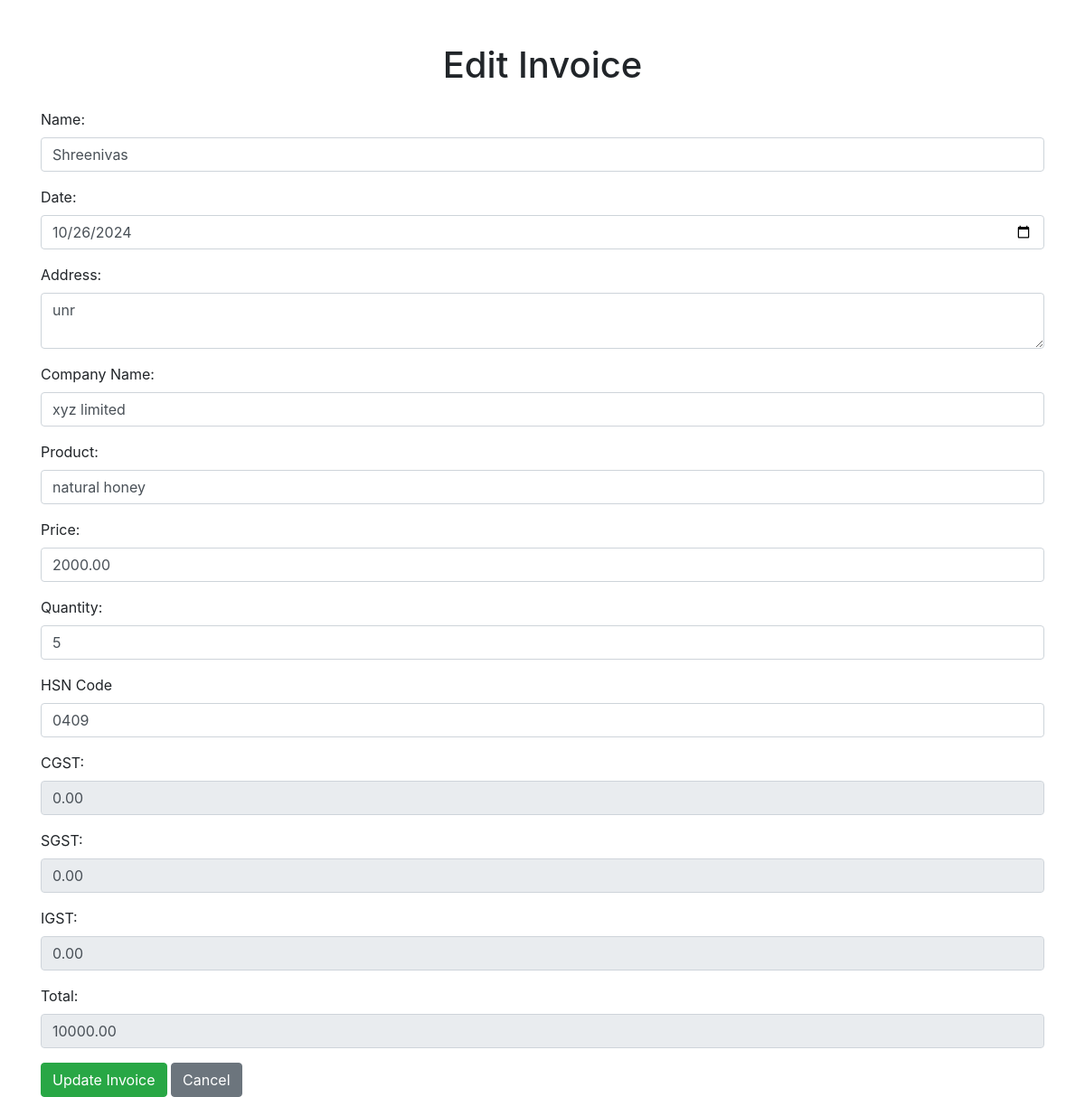
The page /public/edit_invoice.php?id=5 (signed in) on the database its author committed.
### tables this page shows
CREATE TABLE `tax_invoice` (
  `id` int(11) NOT NULL,
  `user_id` int(11) DEFAULT NULL,
  `name` varchar(100) DEFAULT NULL,
  `company_name` varchar(100) DEFAULT NULL,
  `address` text DEFAULT NULL,
  `state` varchar(100) DEFAULT NULL,
  `product_name` varchar(100) DEFAULT NULL,
  `price` decimal(10,2) DEFAULT NULL,
  `quantity` int(11) DEFAULT NULL,
  `gst_rate` decimal(5,2) DEFAULT NULL,
  `cgst` decimal(5,2) DEFAULT NULL,
  `sgst` decimal(5,2) DEFAULT NULL,
  `igst` decimal(5,2) DEFAULT NULL,
  `total` decimal(10,2) DEFAULT NULL,
  `date` date DEFAULT NULL,
  `hsn_code` varchar(100) DEFAULT NULL,
  `gstin` varchar(15) DEFAULT NULL
);

### public/edit_invoice.php (the view, shortened to what this page needs)
<?php
require "../config/database.php";
if (isset($_GET['id'])) {
    $invoice_id = $_GET['id'];
    $stmt = $pdo->prepare("SELECT * FROM tax_invoice WHERE id = ? AND user_id = ?");
    $stmt->execute([$invoice_id, $_SESSION['user_id']]);
    $invoice = $stmt->fetch(PDO::FETCH_ASSOC);
} else {
    echo "No invoice ID provided.";
    exit();
}
?>
<!DOCTYPE html>
<html lang="en">
<head>
    <link rel="stylesheet" href="styles.css">
    <?php include "../linkcss.php" ?>
    <link rel="stylesheet" href="https://stackpath.bootstrapcdn.com/bootstrap/4.5.2/css/bootstrap.min.css">
</head>
<body>
    <div class="container mt-5">
        <h1 class="text-center mb-4">Edit Invoice</h1>
        <form action="edit_invoice.php?id=<?= $invoice_id ?>" method="POST">
            <div class="form-group">
                <label for="name">Name:</label>
                <input type="text" class="form-control" name="name" value="<?= htmlspecialchars($invoice['name']); ?>" required>
            </div>
            <div class="form-group">
                <label for="date">Date:</label>
                <input type="date" class="form-control" name="date" value="<?= htmlspecialchars($invoice['date']); ?>" required>
            </div>
            <div class="form-group">
                <label for="address">Address:</label>
                <textarea class="form-control" name="address" required><?= htmlspecialchars($invoice['address']); ?></textarea>
            </div>
            <div class="form-group">
                <label for="company_name">Company Name:</label>
                <input type="text" class="form-control" name="company_name" value="<?= htmlspecialchars($invoice['company_name']); ?>" required>
            </div>
            <div class="form-group">
                <label for="product_name">Product:</label>
                <input type="text" class="form-control" id="product_name" name="product_name" value="<?= htmlspecialchars($invoice['product_name']); ?>" oninput="fetchHSN()" required>
            </div>
            <div class="form-group">
                <label for="price">Price:</label>
                <input type="number" class="form-control" id="price" name="price" value="<?= htmlspecialchars($invoice['price']); ?>" oninput="calculateTotal()" required>
            </div>
            <div class="form-group">
                <label for="quantity">Quantity:</label>
                <input type="number" class="form-control" id="quantity" name="quantity" value="<?= htmlspecialchars($invoice['quantity']); ?>" oninput="calculateTotal()" required>
            </div>
            <div class="form-group">
                <label for="hsn_code">HSN Code</label>
                <input type="text" class="form-control" id="hsn_code" name="hsn_code" value="<?= isset($invoice['hsn_code']) ? htmlspecialchars($invoice['hsn_code']) : ''; ?>" required>
            </div>
            <div class="form-group">
                <label for="cgst">CGST:</label>
                <input type="number" class="form-control" id="cgst" name="cgst" step="0.01" value="<?= htmlspecialchars($invoice['cgst']); ?>" oninput="calculateTotal()" readonly>
            </div>
            <div class="form-group">
                <label for="sgst">SGST:</label>
                <input type="number" class="form-control" id="sgst" name="sgst" step="0.01" value="<?= htmlspecialchars($invoice['sgst']); ?>" oninput="calculateTotal()" readonly>
            </div>
            <div class="form-group">
                <label for="igst">IGST:</label>
                <input type="number" class="form-control" id="igst" name="igst" step="0.01" value="<?= htmlspecialchars($invoice['igst']); ?>" oninput="calculateTotal()" readonly>
            </div>
            <div class="form-group">
                <label for="total">Total:</label>
                <input type="number" class="form-control" id="total" name="total" value="<?= htmlspecialchars($invoice['total']); ?>" readonly>
            </div>
            <button type="submit" class="btn btn-success">Update Invoice</button>
            <a href="invoice_list.php" class="btn btn-secondary">Cancel</a>
        </form>
    </div>
</body>
</html>

### css/styles.css (style rules this page uses)
body { padding: 0; background-color: #00a65a; }
.btn-success { background-color: #009966; border-color: #009966; }

### rows shown on the page
tax_invoice: name "Shreenivas", date "10/26/2024", address "unr", company_name "xyz limited", product_name "natural honey", price "2000.00", quantity "5", hsn_code "0409", cgst "0.00", sgst "0.00", igst "0.00", total "10000.00"
